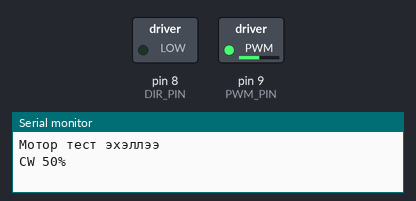
The sketch below on a simulated Arduino Uno, built with avr-gcc and run on an emulated ATmega328P. Shown: switched loads named in the sketch (green lamp = pin HIGH), the last lines printed to the serial monitor.

Above: at 0.05 s.
At 3.05 s:
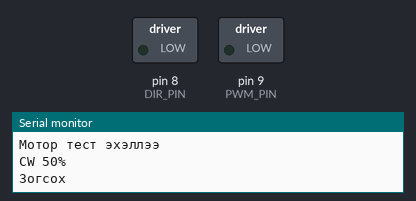
At 3.55 s:
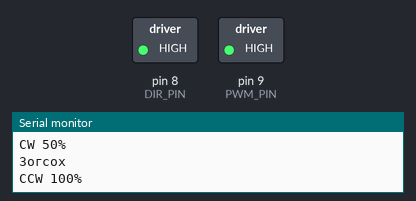
At 6.95 s:
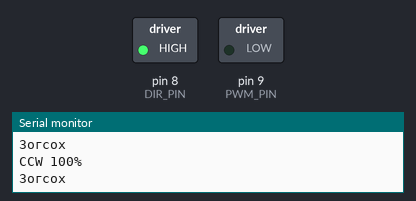
Timing chart, 0 to 9.1 s (numbered marks = the images above):
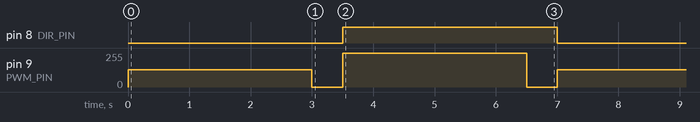

The sketch:

bldc_motor_test.ino
```cpp
// 42GM-4260 BLDC мотор + Arduino UNO
// Цагаан утас → Pin 8 (чиглэл)
// Цэнхэр утас → Pin 9 (PWM хурд)

const int DIR_PIN = 8;
const int PWM_PIN = 9;

void setup() {
  pinMode(DIR_PIN, OUTPUT);
  pinMode(PWM_PIN, OUTPUT);

  Serial.begin(9600);
  Serial.println("Мотор тест эхэллээ");
}

void loop() {
  // CW чиглэлд 50% хурдаар 3 сек
  Serial.println("CW 50%");
  digitalWrite(DIR_PIN, LOW);
  analogWrite(PWM_PIN, 128);
  delay(3000);

  // Зогсох
  Serial.println("Зогсох");
  analogWrite(PWM_PIN, 0);
  delay(500);

  // CCW чиглэлд бүтэн хурдаар 3 сек
  Serial.println("CCW 100%");
  digitalWrite(DIR_PIN, HIGH);
  analogWrite(PWM_PIN, 255);
  delay(3000);

  // Зогсох
  Serial.println("Зогсох");
  analogWrite(PWM_PIN, 0);
  delay(500);
}
```

Measured:
- by itself, pin 8 (DIR_PIN): alternates HIGH for 3.5 s and LOW for 3.5 s
- by itself, pin 9 (PWM_PIN): repeats every 7.0 s: 0/255 0.50 s, 255/255 3.0 s, 0/255 0.50 s, 128/255 3.0 s
